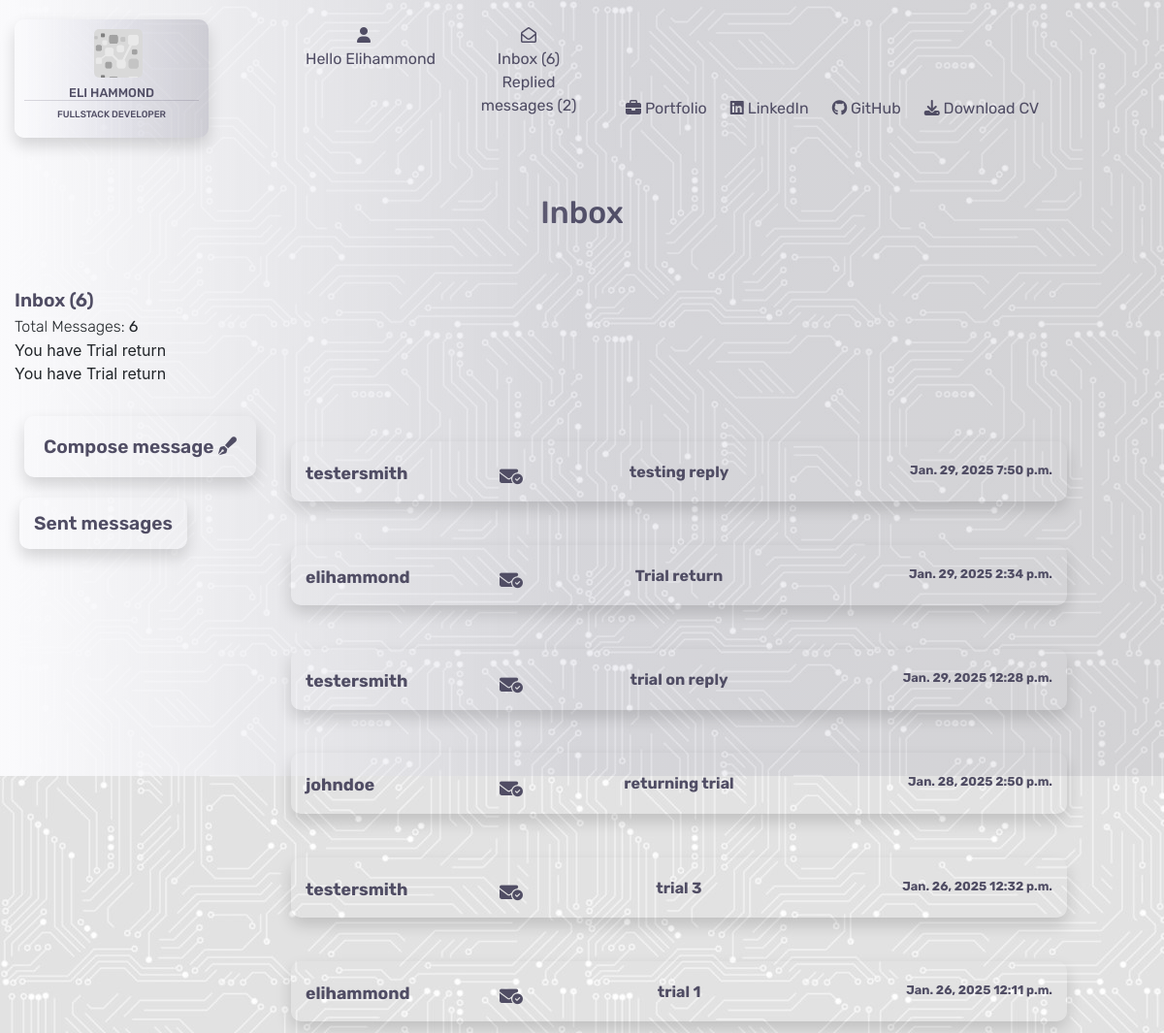
The app's page /contacts/ (signed in), older data.
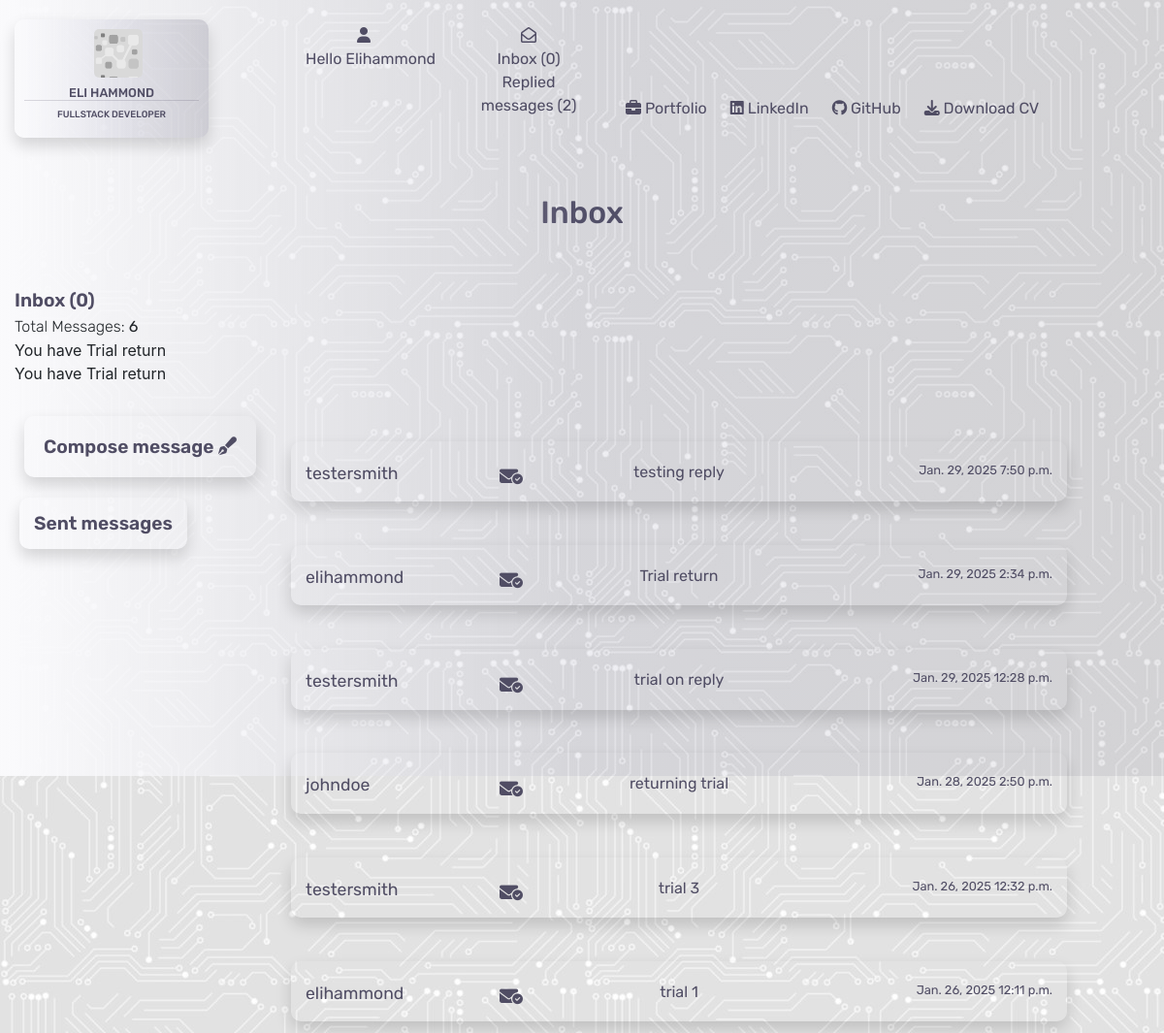
The same page, newer data.
### contacts/models.py (models this page shows)
class Contacts(models.Model):
    class Meta:
        verbose_name_plural = "Contacts"
    name = models.CharField(max_length=26)
    send_to = models.CharField(max_length=240)
    subject = models.CharField(max_length=52, null=True, blank=True)
    email = models.EmailField()
    phone = models.IntegerField()
    message = models.TextField()
    date = models.DateField(auto_now_add=True)
    time = models.TimeField(auto_now_add=True)
    read = models.BooleanField(default=False)

### contacts/views.py (the view)
# urls.py: path('', views.contacts, name='contacts'),
@login_required
def contacts(request):
    inbox = Contacts.objects.all().order_by('-date', '-time')
    context = {
        'inbox': inbox,
    }
    return render(request, 'contacts/contacts.html', context)

### contacts/contexts.py (called while the page is built)
def contacts_inbox(request):
    user = request.user.id
    if user:
        user_inbox = get_object_or_404(User, username=request.user)
        inbox = Contacts.objects.filter(send_to=user_inbox)
        replied = Replied.objects.filter(send_to=user_inbox)
        replied_count = len(replied)
        unread_messages = inbox.filter(read=False).count()
        print(unread_messages)
        message_count = len(inbox)
        print(int(message_count))
        context = {
            'inbox': inbox,
            'message_count': message_count,
            'unread_messages': unread_messages,
            'replied': replied,
            'replied_count': replied_count
        }
    else:
        inbox = Contacts.objects.all()
        context = {
            'inbox': inbox
        }
    return context

### contacts/templates/contacts/contacts.html (shortened to what this page needs)
{% extends "base.html" %}
{% load static %}
{% block content %}
<div class="container-fluid">
    <div class="row">
        <div class="col-4"></div>
        <div class="col-4">
            <h2 class="header">Inbox</h2>
        </div>
        <div class="col-4"></div>
    </div>
    <div class="inbox-header">
        Inbox ({{ unread_messages }})
    </div>
    <div class="inbox-subheader">
        Total Messages: <strong>{{ message_count }}</strong>
    </div>
    {% for r in replied %}
    <div class="row replied">
        <div class="col-3">
            You have {{ r.subject }}
        </div>
        <div class="col-9"></div>
    </div>
    {% endfor %}
    <div class="inbox-header">
        <a href="{% url 'compose_message' %}" class="compose shadow">Compose message <i class="fa-solid fa-pen-fancy"></i></a>
    </div>
    <div class="inbox-header">
        <a href="{% url 'sent_messages' %}" class="sent-messages shadow">Sent messages </a>
    </div>
    {% for i in inbox %}
    <div class="row">
        <div class="col-3">
        </div>
        {% if i.send_to == user.username %}
        <div class="col-8">
            <div {% if i.read %}class="opened-message"{% endif %}>
                <a href="{% url 'open_message' i.id %}">
                    <div class="row message-container shadow">
                        <div class="col-3">
                            <p class="inbox-name new-message">{{ i.name }}</p>
                        </div>
                        <div class="col-6">
                            {% if i.subject %}
                            <p class="inbox-subject new-message">{{ i.subject }}</p>
                            {% else %}
                            <p class="inbox-subject new-message">no subject</p>
                            {% endif %}
                        </div>
                        <div class="col-3">
                            <p class="inbox-date-time new-message">{{ i.date }} {{ i.time }}</p>
                        </div>
                    </div>
                </a>
                <p>
                    <a href="{% url 'mark_unread' i.id %}" class="unread" title="Mark as unread">
                        <i class="fa-solid fa-envelope-circle-check"></i>
                    </a>
                </p>
            </div>
        </div>
        {% endif %}
        <div class="col-1"></div>
    </div>
    {% endfor %}
</div>
{% endblock %}

### templates/base.html (shortened to what this page needs)
{% load static %}
<!DOCTYPE html>
<html lang="en">
<head>
    {% block corecss %}
        <link rel="stylesheet" href="https://stackpath.bootstrapcdn.com/bootstrap/4.4.1/css/bootstrap.min.css">
        <link rel="stylesheet" href="https://cdnjs.cloudflare.com/ajax/libs/font-awesome/6.6.0/css/all.min.css">
        <link rel="stylesheet" href="https://cdnjs.cloudflare.com/ajax/libs/font-awesome/6.6.0/css/all.min.css">
        <link rel="stylesheet" href="{% static 'css/base.css' %}">
    {% endblock %}
</head>
<body>
    <div class="opaque"></div>
    <header>
        <nav>
            <div class="container-fluid">
                <div class="row">
                    <div class="col-md-3">
                        <a href="{% url 'home' %}">
                            <div class="logo shadow">
                                <div class="logo-logo"></div>
                                <h5>Eli Hammond</h5>
                                <h6>Fullstack Developer</h6>
                            </div>
                        </a>
                    </div>
                    <div class="col-md-3">
                        <div class="row">
                            <div class="col-md-6">
                                <div class="dropdown">
                                    <div class="dropbtn">
                                        <div class="icon"><i class="fa-solid fa-user"></i></div>
                                        {% if request.user.is_authenticated %}
                                            <div class="hello">
                                                Hello {{ user.username|capfirst }}
                                            </div>
                                        {% else %}
                                            Login/Register
                                        {% endif %}
                                    </div>
                                </div>
                            </div>
                            <div class="col-md-6">
                                {% if request.user.is_authenticated %}
                                    <div class="message-box">
                                        <a href="{% url 'contacts' %}">
                                            <div class="icon"><i class="fa-regular fa-envelope-open"></i></div>
                                            Inbox ({{ unread_messages }})
                                            Replied messages ({{ replied_count }})
                                        </a>
                                    </div>
                                {% endif %}
                            </div>
                        </div>
                    </div>
                    <div class="col-md-6">
                    </div>
                </div>
                <div class="row bottom-header">
                    <div class="col-md-6"></div>
                    <div class="col-md-6 d-none d-lg-block">
                        <ul>
                            <li>
                                <a href="{% url 'portfolio' %}">{% block custom_style %}<i class="fa-solid fa-briefcase"></i> Portfolio{% endblock %}</a>
                            </li>
                            <li>
                                <a href="https://www.linkedin.com/in/elliot-hammond-286739298/" target="_blank"><i class="fa-brands fa-linkedin"></i> LinkedIn</a>
                            </li>
                            <li>
                                <a href="https://github.com/e-h-dev" target="_blank"><i class="fa-brands fa-github"></i> GitHub</a>
                            </li>
                            <li>
                                <a href="/media/CV.pdf" target="_blank"><i class="fa-solid fa-download"></i> Download CV</a>
                            </li>
                        </ul>
                    </div>
                </div>
            </div>
        </nav>
    </header>
    {% block content %}
    {% endblock %}
</body>
</html>

Row changes from the older to the newer data that the page shows:
changed Contacts "testing reply": read False → True (drawn)
changed Contacts "Trial return": read False → True (drawn)
changed Contacts "trial on reply": read False → True (drawn)
changed Contacts "johndoe": read False → True (drawn)
changed Contacts "trial 3": read False → True (drawn)
changed Contacts "trial 1": read False → True (drawn)
Text that changed along with them:
{{ unread_messages }}: "6" → "0"
